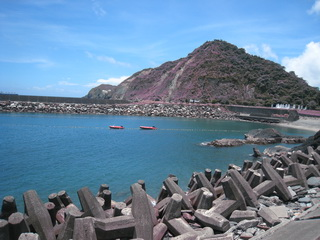
#> input picture empire.jpg, 320 x 240 px
$ python -i harris.py   (imports and definitions only)
#> lines starting #> are read from the running program, lines starting #| are printed output that depends on the picture
from scipy.ndimage import filters
from numpy import *
from pylab import *

def compute_harris_response(im,sigma=3):
    """ Compute the Harris corner detector response function
        for each pixel in a graylevel image. """
    # derivatives
    imx = zeros(im.shape)
    filters.gaussian_filter(im, (sigma,sigma), (0,1), imx)
    imy = zeros(im.shape)
    filters.gaussian_filter(im, (sigma,sigma), (1,0), imy)
    # compute components of the Harris matrix
    Wxx = filters.gaussian_filter(imx*imx,sigma)
    Wxy = filters.gaussian_filter(imx*imy,sigma)
    Wyy = filters.gaussian_filter(imy*imy,sigma)
    # determinant and trace
    Wdet = Wxx*Wyy - Wxy**2
    Wtr = Wxx + Wyy
    return Wdet / Wtr

# [101 lines left out: functions get_harris_points, plot_harris_points, get_descriptors, match, match_twosided, appendimages and 1 more, not called in this run]

>>> import cv2
>>> picture = cv2.imread('empire.jpg', cv2.IMREAD_GRAYSCALE)
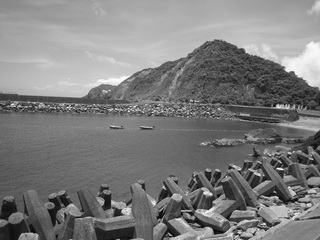
#> picture: shape (240, 320); min 0, max 255, mean 125.1
>>> result = compute_harris_response(picture)
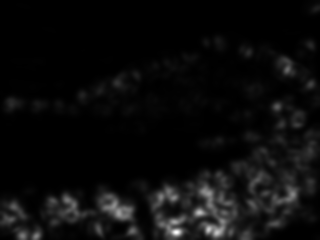
#> result: shape (240, 320) float64; min 0.00111, max 30.11, mean 1.4; drawn with min black and max white
